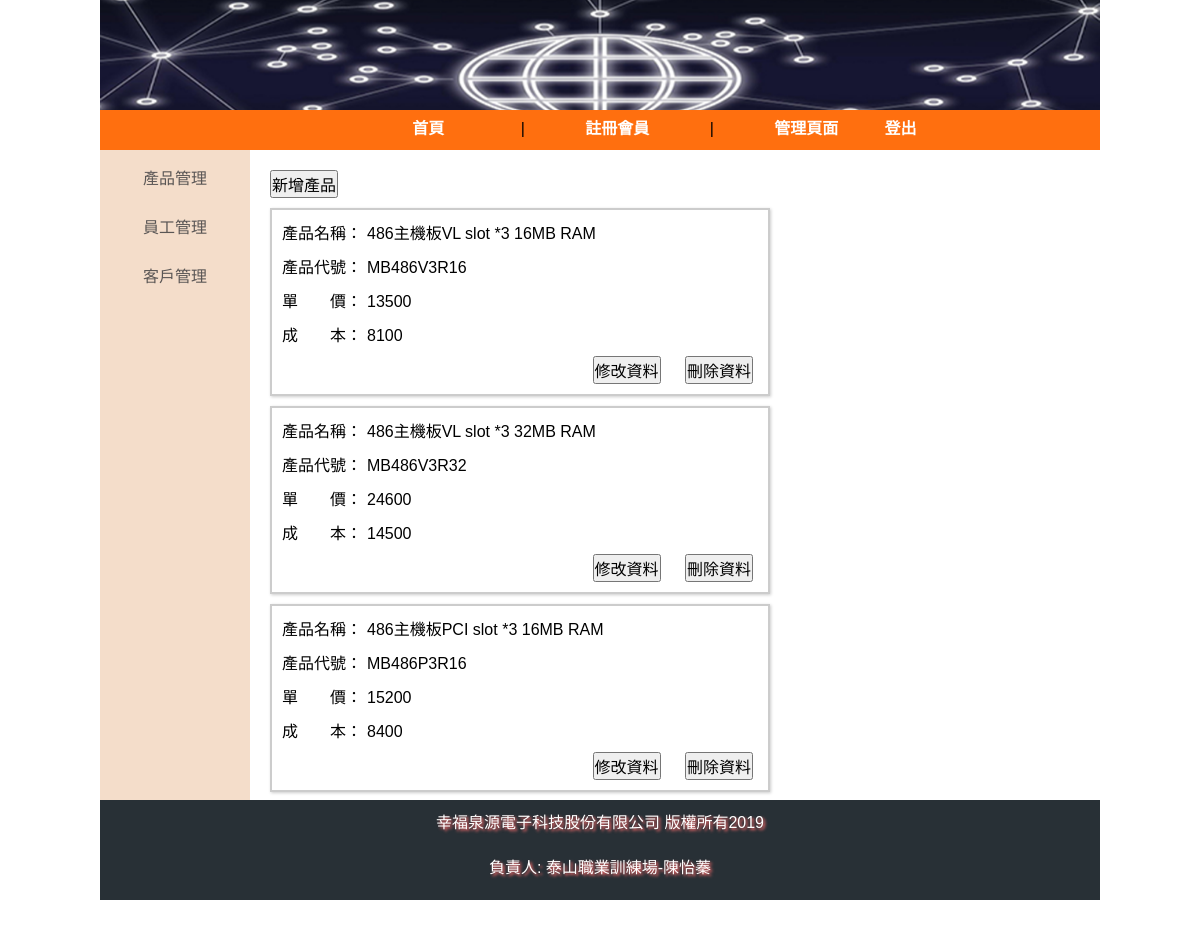
Screenshot of /index.php?do=admin (signed in) with the database file from the repository.
### tables this page shows
CREATE TABLE `product` (
  `id` int(10) UNSIGNED NOT NULL,
  `產品名稱` varchar(30) DEFAULT NULL,
  `產品代號` varchar(10) DEFAULT NULL,
  `單價` int(5) DEFAULT NULL,
  `成本` int(5) DEFAULT NULL
);

### base.php (called while the page is built, shortened)
<?php
  $dsn="mysql:host=localhost;charset=utf8;dbname=homework";
  $pdo=new PDO($dsn,"root","");
function all($table){
  global $pdo;
  $sql="select * from $table";
  $rows=$pdo->query($sql)->fetchAll(PDO::FETCH_ASSOC);
  return $rows;
}
?>

### ad_item.php (the view, shortened to what this page needs)
<button onclick="javascript:location='?do=admin&ad=newitem'">新增產品</button>
<?php
$rows=all("product");
foreach($rows as $item){
  echo "<ul class='list'>";
  echo "<li><div>產品名稱：</div><div>".$item['產品名稱']."</div></li>";
  echo "<li><div>產品代號：</div><div>".$item['產品代號']."</div></li>";
  echo "<li><div>單　　價：</div><div>".$item['單價']."</div></li>";
  echo "<li><div>成　　本：</div><div>".$item['成本']."</div></li>";
  echo "<li>";
  ?>
    <button  onclick="javascript:location='?do=admin&ad=edititem&id=<?=$item['id'];?>'">修改資料</button>
    <button  onclick="javascript:location='?do=admin&ad=delitem&id=<?=$item['id'];?>'">刪除資料</button>
  <?php
  echo "</li>";
  echo "</ul>";
}
?>

### style.css (style rules this page uses)
* { box-sizing: border-box; font-size:16px; font-family: "微軟正黑體",Arial, Helvetica, sans-serif; padding:0; margin:0; }
html { width:100%; height:100%; }
body { background-image:url("asset/bag.jpg"); background-repeat:no-repeat; margin:0px; padding:0px; width:100vw; height:120vh; }
ul { list-style-type: none; }
.list { border:2px solid #ccc; box-shadow:1px 1px 3px #ccc; padding:5px; width:500px; margin:10px 0; }
.list li div { display:inline-block; }
.list li div:nth-child(1) { width:90px; padding:5px; text-align:center; }
.list li div:nth-child(2) { width:300px; padding:5px 0; text-align:left; }
.list li:nth-last-child(1) { text-align:right; }
.list li button,.list li input[type='submit'] { margin:5px 10px; }

### rows the page displays
product: 產品名稱 "486主機板VL slot *3 16MB RAM", 產品代號 "MB486V3R16", 單價 "13500", 成本 "8100"
product: 產品名稱 "486主機板VL slot *3 32MB RAM", 產品代號 "MB486V3R32", 單價 "24600", 成本 "14500"
product: 產品名稱 "486主機板PCI slot *3 16MB RAM", 產品代號 "MB486P3R16", 單價 "15200", 成本 "8400"
